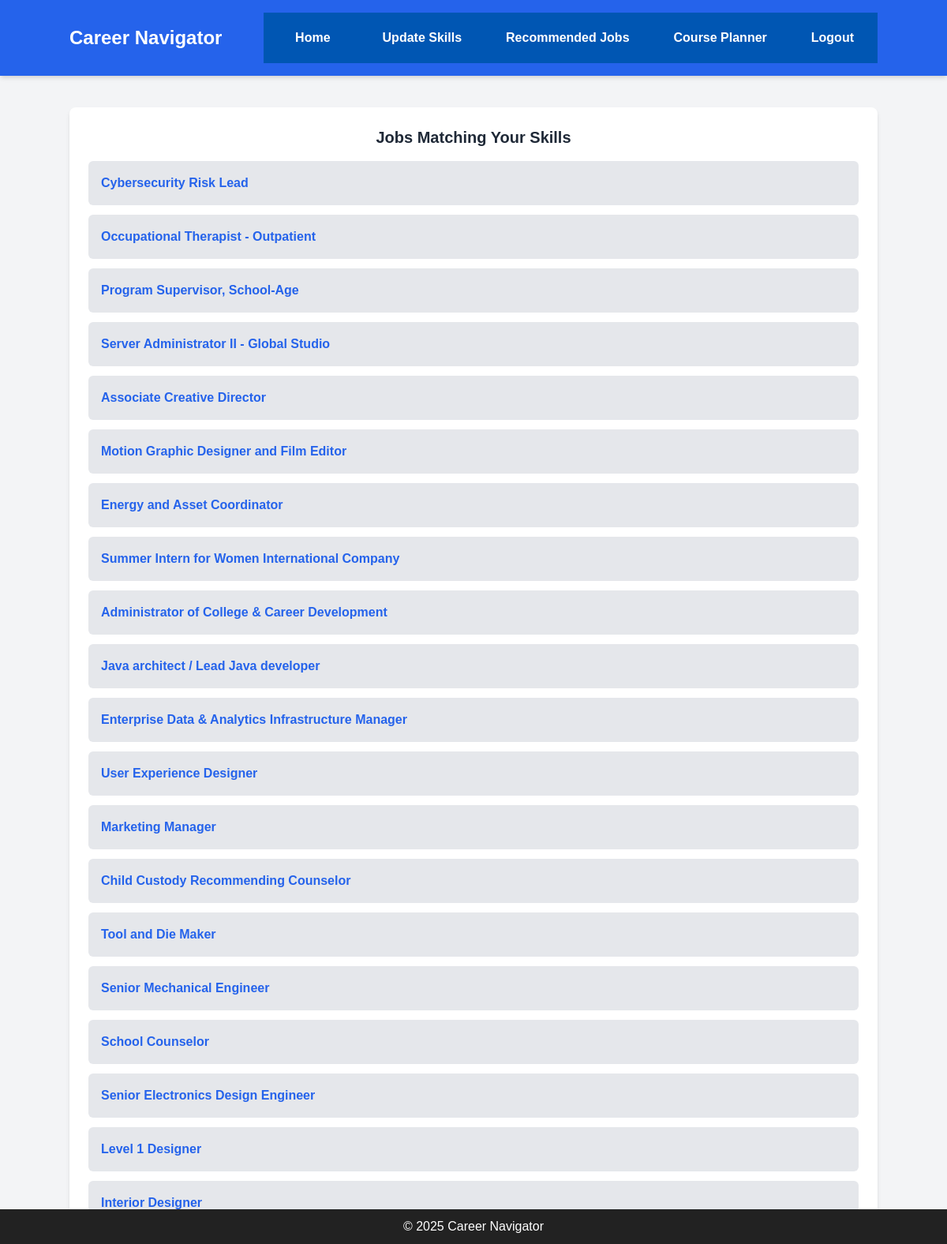
/jobs/recommend_jobs.php (signed in), run on the app's committed database.
### tables this page shows
CREATE TABLE `jobs` (
  `id` int(11) NOT NULL,
  `title` varchar(255) NOT NULL,
  `company` varchar(255) NOT NULL,
  `skills_required` text NOT NULL,
  `job_url` varchar(255) NOT NULL
);

### jobs/recommend_jobs.php (the view, shortened to what this page needs)
<?php
include '../includes/config.php';
$user_id = $_SESSION['user_id'];
$stmt = $conn->prepare("SELECT skills FROM users WHERE id = ?");
$stmt->bind_param("i", $user_id);
$stmt->execute();
$result = $stmt->get_result();
$user = $result->fetch_assoc();
$user_skills = array_map('trim', explode(',', strtolower($user['skills'] ?? '')));
$stmt = $conn->prepare("SELECT * FROM jobs");
$stmt->execute();
$result = $stmt->get_result();
$matching_jobs = [];
while ($job = $result->fetch_assoc()) {
    $job_skills = array_map('trim', explode(',', strtolower($job['skills_required'])));
    if (array_intersect($user_skills, $job_skills)) {
        $matching_jobs[] = $job;
    }
}
?>
<!DOCTYPE html>
<html lang="en">
<head>
    <script src="https://cdn.tailwindcss.com"></script>
    <link rel="stylesheet" href="assets/css/style.css">
</head>
<body class="bg-gray-100">
<header class="bg-blue-600 text-white p-4 shadow-md">
    <div class="container mx-auto flex justify-between items-center">
        <h1 class="text-2xl font-bold">Career Navigator</h1>
        <nav class="space-x-4">
            <a href="../home.php" class="hover:underline">Home</a>
            <a href="../users/assessment.php" class="hover:underline">Update Skills</a>
            <a href="../jobs/recommend_jobs.php" class="hover:underline">Recommended Jobs</a>
            <a href="../planner.php" class="hover:underline">Course Planner</a>
            <a href="../auth/logout.php" class="hover:underline">Logout</a>
        </nav>
    </div>
</header>
<main class="container mx-auto mt-10 p-6 bg-white shadow-md rounded-lg">
    <h2 class="text-xl font-bold text-gray-800 mb-4 text-center">Jobs Matching Your Skills</h2>
    <ul class="space-y-3">
        <?php if (!empty($matching_jobs)): ?>
            <?php foreach ($matching_jobs as $job): ?>
                <li class="p-4 bg-gray-200 rounded-md hover:bg-gray-300 transition">
                    <a href="job_details.php?id=<?php echo $job['id']; ?>" class="text-blue-600 font-semibold">
                        <?php echo htmlspecialchars($job['title']); ?>
                    </a>
                </li>
            <?php endforeach; ?>
        <?php else: ?>
            <li class="text-red-500 font-medium">No jobs found matching your skills.</li>
        <?php endif; ?>
    </ul>
</main>
<?php include '../includes/footer.php'; ?>
</body>
</html>

### includes/footer.php
<footer>
    <p>&copy; 2025 Career Navigator</p>
</footer>

### css/style.css (style rules this page uses)
body { font-family: Arial, sans-serif; margin: 0; padding: 0; background-color: #f5f5f5; }
header { background-color: #007bff; color: white; text-align: center; padding: 15px; }
nav { display: flex; justify-content: center; background-color: #0056b3; padding: 10px; }
nav a { color: white; text-decoration: none; padding: 10px 20px; margin: 0 10px; font-weight: bold; }
footer { background-color: #222; color: white; text-align: center; padding: 10px; position: fixed; bottom: 0; width: 100%; }

### data on the page
jobs: title "Cybersecurity Risk Lead"
jobs: title "Occupational Therapist - Outpatient"
jobs: title "Program Supervisor, School-Age"
jobs: title "Server Administrator II - Global Studio"
jobs: title "Associate Creative Director"
jobs: title "Motion Graphic Designer and Film Editor"
jobs: title "Energy and Asset Coordinator"
jobs: title "Summer Intern for Women International Company"
jobs: title "Administrator of College & Career Development"
jobs: title "Java architect / Lead Java developer"
jobs: title "Enterprise Data & Analytics Infrastructure Manager"
jobs: title "User Experience Designer"
jobs: title "Marketing Manager"
jobs: title "Child Custody Recommending Counselor"
jobs: title "Tool and Die Maker"
jobs: title "Senior Mechanical Engineer"
jobs: title "School Counselor"
jobs: title "Senior Electronics Design Engineer"
jobs: title "Level 1 Designer"
jobs: title "Interior Designer"
